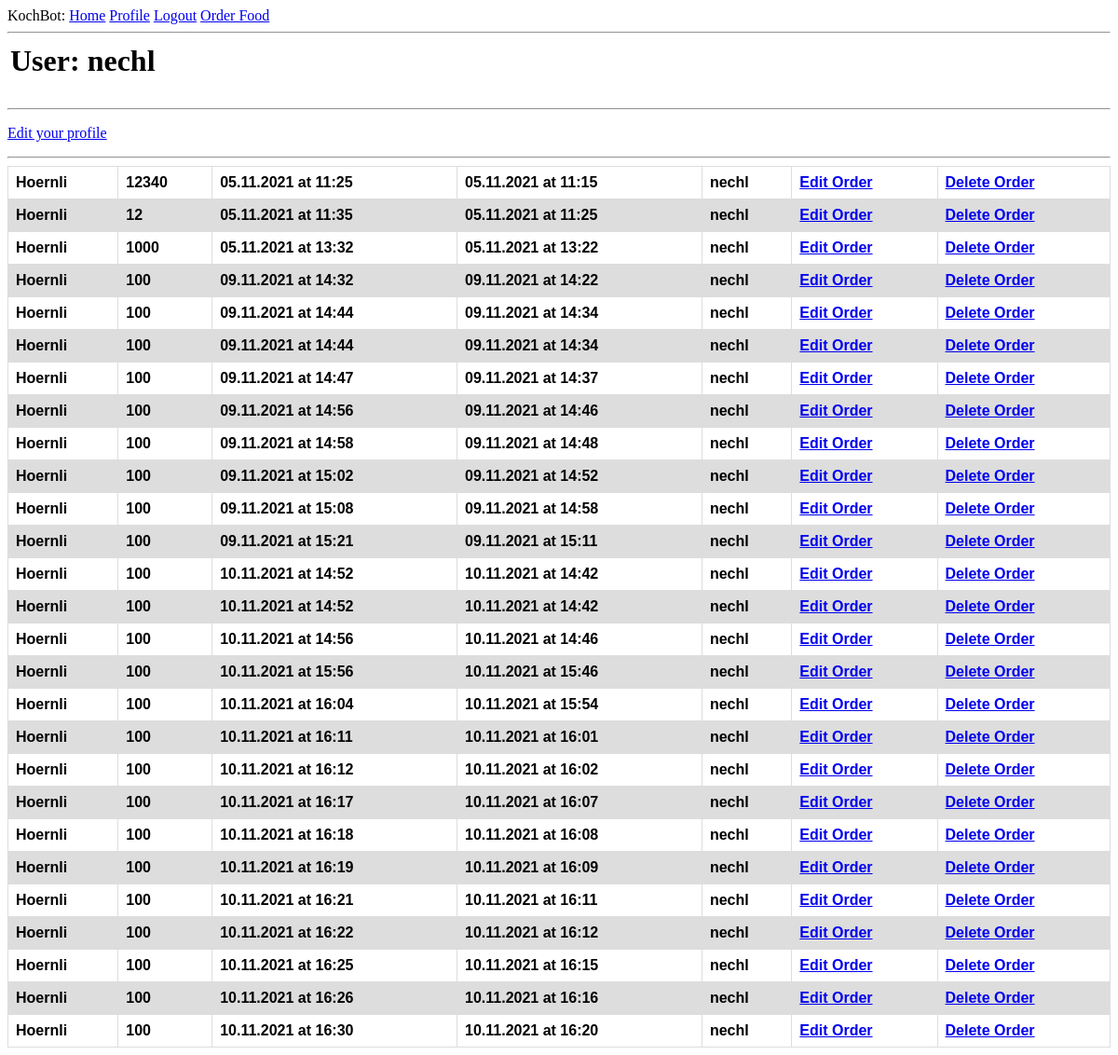
The page /user/nechl (signed in) on the database as committed earlier.
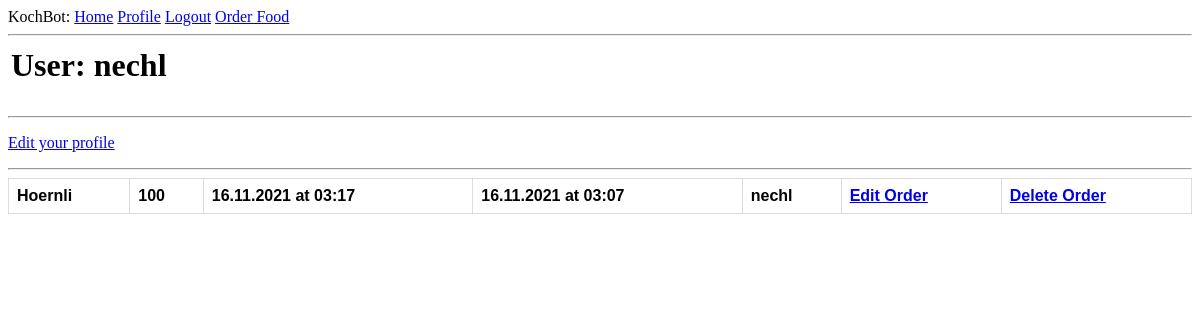
The same page on the database as committed later.
### app/models.py (models this page shows, shortened)
class User(UserMixin, db.Model):
    id = db.Column(db.Integer, primary_key=True)
    username = db.Column(db.String(64), index=True, unique=True)
    email = db.Column(db.String(120), index=True, unique=True)
    password_hash = db.Column(db.String(128))
    orders = db.relationship('Order', backref='author', lazy='dynamic')

class Order(db.Model):
    id = db.Column(db.Integer, primary_key = True)
    food = db.Column(db.String(140))
    timestamp = db.Column(db.DateTime,  default=datetime.utcnow)
    amount = db.Column(db.Integer())
    finished_at = db.Column(db.DateTime, index = True)
    start_at = db.Column(db.DateTime)
    user_id = db.Column(db.Integer, db.ForeignKey('user.id'))
    cooking = db.Column(db.Boolean, default = False)

### app/routes.py (the view)
@app.route('/user/<username>')
@login_required
def user(username):
    user = User.query.filter_by(username=username).first_or_404()
    orders = Order.query.order_by(Order.finished_at.asc()).all()
    return render_template('user.html', user=user, orders=orders)

### app/models.py (called while the page is built)
@login.user_loader
def load_user(id):
    return User.query.get(int(id))

### app/templates/user.html
{% extends "base.html" %}
{% block content %}
    <table>
        <tr valign="top">
            <td><h1>User: {{ user.username }}</h1></td>
        </tr>
    </table>
    <hr>
    {% if user == current_user %}
        <p><a href="{{ url_for('edit_profile') }}">Edit your profile</a></p>
    {% endif %}
    <hr>
    <table id="orders">
        {% for order in orders %}
            {% include '_order.html' %}
        {% endfor %}
    </table>
{% endblock %}

### app/templates/base.html (shortened to what this page needs)
<html>
    <head>
        <link rel="stylesheet" href=" {{ url_for('static', filename='style/style.css') }}">
    </head>
    <body>
        <div>
            KochBot:
                <a href="{{ url_for('index') }}">Home</a>
                {% if current_user.is_anonymous %}
                <a href="{{ url_for('login') }}">Login</a>
                {% else %}
                <a href="{{ url_for('user', username=current_user.username) }}">Profile</a>
                <a href="{{ url_for('logout') }}">Logout</a>
                {% endif %}
                <a href="{{ url_for('order') }}">Order Food</a>
        </div>
        <hr>
        {% block content %}{% endblock %}
    </body>
</html>

### app/templates/_order.html
<tr id="orders">
    <th id="orders">{{ order.food }}</th>
    <th id="orders">{{ order.amount }}</th>
    <th id="orders">{{ order.finished_at.strftime("%d.%m.%Y at %H:%M") }}</th>
    <th id="orders">{{ order.start_at.strftime("%d.%m.%Y at %H:%M") }}</th>
    <th id="orders">{{ order.user_id }}</th>
    <th id="orders"><a href="{{ url_for('edit_order', id=order.id) }}">Edit Order</a></th>
    <th id="orders"><a href="{{ url_for('delete_order', id=order.id) }}">Delete Order</a></th>
</tr>

### app/static/style/style.css (style rules this page uses)
table#orders { font-family: Arial, sans-serif; font-style:normal; border-collapse: collapse; width: 100%; }
td#orders, th#orders { border: 1px solid #dddddd; text-align: left; padding: 8px; }

Rows that differ between the two databases and show on the page:
removed Order: food "Hoernli", amount "12", finished_at "05.11.2021 at 11:35", start_at "05.11.2021 at 11:25", user_id "nechl"
removed Order: food "Hoernli", amount "1000", finished_at "05.11.2021 at 13:32", start_at "05.11.2021 at 13:22", user_id "nechl"
removed Order: food "Hoernli", amount "100", finished_at "09.11.2021 at 14:32", start_at "09.11.2021 at 14:22", user_id "nechl"
removed Order: food "Hoernli", amount "100", finished_at "09.11.2021 at 14:44", start_at "09.11.2021 at 14:34", user_id "nechl"
removed Order: food "Hoernli", amount "100", finished_at "09.11.2021 at 14:44", start_at "09.11.2021 at 14:34", user_id "nechl"
removed Order: food "Hoernli", amount "100", finished_at "09.11.2021 at 14:47", start_at "09.11.2021 at 14:37", user_id "nechl"
removed Order: food "Hoernli", amount "100", finished_at "09.11.2021 at 14:56", start_at "09.11.2021 at 14:46", user_id "nechl"
removed Order: food "Hoernli", amount "100", finished_at "09.11.2021 at 14:58", start_at "09.11.2021 at 14:48", user_id "nechl"
removed Order: food "Hoernli", amount "100", finished_at "09.11.2021 at 15:02", start_at "09.11.2021 at 14:52", user_id "nechl"
removed Order: food "Hoernli", amount "100", finished_at "09.11.2021 at 15:08", start_at "09.11.2021 at 14:58", user_id "nechl"
removed Order: food "Hoernli", amount "100", finished_at "09.11.2021 at 15:21", start_at "09.11.2021 at 15:11", user_id "nechl"
removed Order: food "Hoernli", amount "100", finished_at "10.11.2021 at 14:52", start_at "10.11.2021 at 14:42", user_id "nechl"
removed Order: food "Hoernli", amount "100", finished_at "10.11.2021 at 14:52", start_at "10.11.2021 at 14:42", user_id "nechl"
removed Order: food "Hoernli", amount "100", finished_at "10.11.2021 at 14:56", start_at "10.11.2021 at 14:46", user_id "nechl"
removed Order: food "Hoernli", amount "100", finished_at "10.11.2021 at 15:56", start_at "10.11.2021 at 15:46", user_id "nechl"
removed Order: food "Hoernli", amount "100", finished_at "10.11.2021 at 16:04", start_at "10.11.2021 at 15:54", user_id "nechl"
removed Order: food "Hoernli", amount "100", finished_at "10.11.2021 at 16:11", start_at "10.11.2021 at 16:01", user_id "nechl"
removed Order: food "Hoernli", amount "100", finished_at "10.11.2021 at 16:12", start_at "10.11.2021 at 16:02", user_id "nechl"
removed Order: food "Hoernli", amount "100", finished_at "10.11.2021 at 16:17", start_at "10.11.2021 at 16:07", user_id "nechl"
removed Order: food "Hoernli", amount "100", finished_at "10.11.2021 at 16:18", start_at "10.11.2021 at 16:08", user_id "nechl"
removed Order: food "Hoernli", amount "100", finished_at "10.11.2021 at 16:19", start_at "10.11.2021 at 16:09", user_id "nechl"
removed Order: food "Hoernli", amount "100", finished_at "10.11.2021 at 16:21", start_at "10.11.2021 at 16:11", user_id "nechl"
removed Order: food "Hoernli", amount "100", finished_at "10.11.2021 at 16:22", start_at "10.11.2021 at 16:12", user_id "nechl"
removed Order: food "Hoernli", amount "100", finished_at "10.11.2021 at 16:25", start_at "10.11.2021 at 16:15", user_id "nechl"
removed Order: food "Hoernli", amount "100", finished_at "10.11.2021 at 16:26", start_at "10.11.2021 at 16:16", user_id "nechl"
removed Order: food "Hoernli", amount "100", finished_at "10.11.2021 at 16:30", start_at "10.11.2021 at 16:20", user_id "nechl"
changed Order "Hoernli": amount "12340" → "100"; finished_at "05.11.2021 at 11:25" → "16.11.2021 at 03:17"; start_at "05.11.2021 at 11:15" → "16.11.2021 at 03:07"
